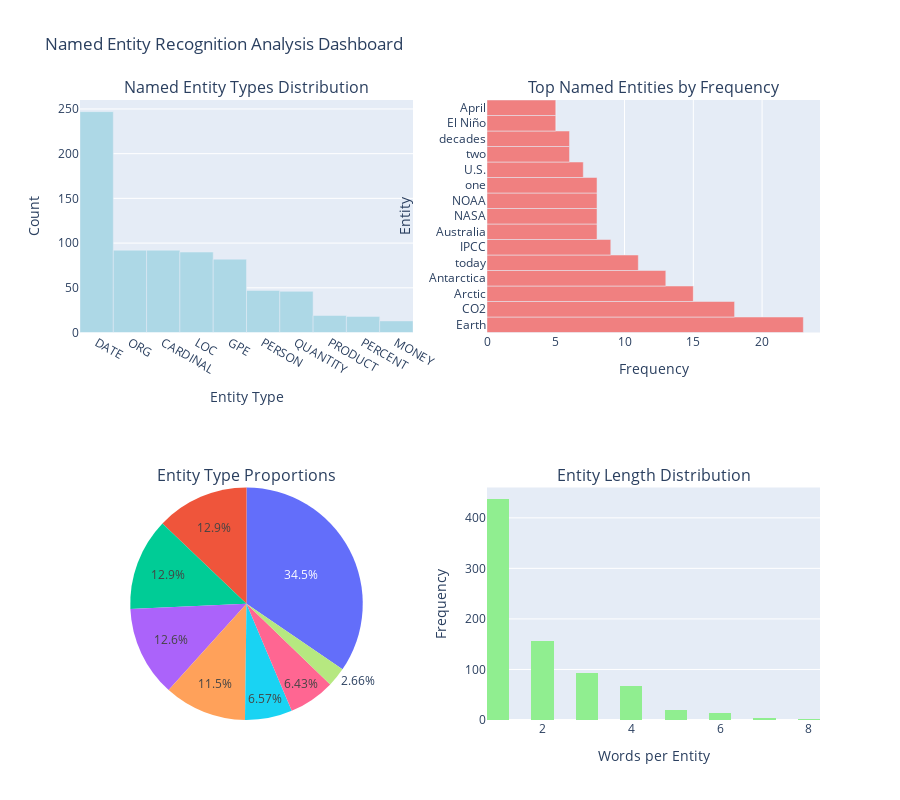

Notebook source saved alongside this figure:
### Markdown cell above
## Data Visualization and Analysis

Let's create comprehensive visualizations to better understand the patterns in our NER and PoS analysis.

### Code cell
# 1. Named Entity Recognition Visualizations
print("Creating NER visualizations...")

# Prepare data for visualization
entity_df = pd.DataFrame([(k, v) for k, v in sorted_entities], columns=['Entity_Type', 'Count'])
entity_df['Description'] = entity_df['Entity_Type'].apply(lambda x: spacy.explain(x) or x)

# Create figure with subplots
fig = make_subplots(
    rows=2, cols=2,
    subplot_titles=('Named Entity Types Distribution', 'Top Named Entities by Frequency',
                   'Entity Type Proportions', 'Entity Length Distribution'),
    specs=[[{"type": "bar"}, {"type": "bar"}],
           [{"type": "pie"}, {"type": "histogram"}]]
)

# 1. Bar chart of entity types
fig.add_trace(
    go.Bar(x=entity_df['Entity_Type'][:10], y=entity_df['Count'][:10],
           name='Entity Count', marker_color='lightblue'),
    row=1, col=1
)

# 2. Top specific entities
top_entities_overall = Counter([ent['text'] for ent in all_entities_spacy]).most_common(15)
entities_text, entities_count = zip(*top_entities_overall)

fig.add_trace(
    go.Bar(x=list(entities_count), y=list(entities_text), orientation='h',
           name='Frequency', marker_color='lightcoral'),
    row=1, col=2
)

# 3. Pie chart of entity proportions
fig.add_trace(
    go.Pie(labels=entity_df['Entity_Type'][:8], values=entity_df['Count'][:8],
           name="Entity Distribution"),
    row=2, col=1
)

# 4. Entity length distribution
entity_lengths = [len(ent['text'].split()) for ent in all_entities_spacy]
fig.add_trace(
    go.Histogram(x=entity_lengths, nbinsx=20, name='Entity Length',
                marker_color='lightgreen'),
    row=2, col=2
)

# Update layout
fig.update_layout(height=800, showlegend=False, 
                  title_text="Named Entity Recognition Analysis Dashboard")
fig.update_xaxes(title_text="Entity Type", row=1, col=1)
fig.update_yaxes(title_text="Count", row=1, col=1)
fig.update_xaxes(title_text="Frequency", row=1, col=2)
fig.update_yaxes(title_text="Entity", row=1, col=2)
fig.update_xaxes(title_text="Words per Entity", row=2, col=2)
fig.update_yaxes(title_text="Frequency", row=2, col=2)

fig.show()

print("NER visualizations created!")

### Figure 1 — Plotly figure (JSON) as saved in the notebook; plotly's stock layout.template omitted (floating-point values rounded to 4 significant figures; data arrays with more than 128 entries replaced by an {"elided": "..."} marker saying what was removed)
{"data": [{"marker": {"color": "lightblue"}, "name": "Entity Count", "type": "bar", "x": ["DATE", "ORG", "CARDINAL", "LOC", "GPE", "PERSON", "QUANTITY", "PRODUCT", "PERCENT", "MONEY"], "xaxis": "x", "y": [247, 92, 92, 90, 82, 47, 46, 19, 18, 13], "yaxis": "y"}, {"marker": {"color": "lightcoral"}, "name": "Frequency", "orientation": "h", "type": "bar", "x": [23, 18, 15, 13, 11, 9, 8, 8, 8, 8, 7, 6, 6, 5, 5], "xaxis": "x2", "y": ["Earth", "CO2", "Arctic", "Antarctica", "today", "IPCC", "Australia", "NASA", "NOAA", "one", "U.S.", "two", "decades", "El Niño", "April"], "yaxis": "y2"}, {"domain": {"x": [0, 0.45], "y": [0, 0.375]}, "labels": ["DATE", "ORG", "CARDINAL", "LOC", "GPE", "PERSON", "QUANTITY", "PRODUCT"], "name": "Entity Distribution", "type": "pie", "values": [247, 92, 92, 90, 82, 47, 46, 19]}, {"marker": {"color": "lightgreen"}, "name": "Entity Length", "nbinsx": 20, "type": "histogram", "x": {"elided": "790 int values"}, "xaxis": "x3", "yaxis": "y3"}], "layout": {"annotations": [{"font": {"size": 16}, "showarrow": false, "text": "Named Entity Types Distribution", "x": 0.225, "xanchor": "center", "xref": "paper", "y": 1, "yanchor": "bottom", "yref": "paper"}, {"font": {"size": 16}, "showarrow": false, "text": "Top Named Entities by Frequency", "x": 0.775, "xanchor": "center", "xref": "paper", "y": 1, "yanchor": "bottom", "yref": "paper"}, {"font": {"size": 16}, "showarrow": false, "text": "Entity Type Proportions", "x": 0.225, "xanchor": "center", "xref": "paper", "y": 0.375, "yanchor": "bottom", "yref": "paper"}, {"font": {"size": 16}, "showarrow": false, "text": "Entity Length Distribution", "x": 0.775, "xanchor": "center", "xref": "paper", "y": 0.375, "yanchor": "bottom", "yref": "paper"}], "height": 800, "showlegend": false, "title": {"text": "Named Entity Recognition Analysis Dashboard"}, "xaxis": {"anchor": "y", "domain": [0, 0.45], "title": {"text": "Entity Type"}}, "xaxis2": {"anchor": "y2", "domain": [0.55, 1], "title": {"text": "Frequency"}}, "xaxis3": {"anchor": "y3", "domain": [0.55, 1], "title": {"text": "Words per Entity"}}, "yaxis": {"anchor": "x", "domain": [0.625, 1], "title": {"text": "Count"}}, "yaxis2": {"anchor": "x2", "domain": [0.625, 1], "title": {"text": "Entity"}}, "yaxis3": {"anchor": "x3", "domain": [0, 0.375], "title": {"text": "Frequency"}}}}
